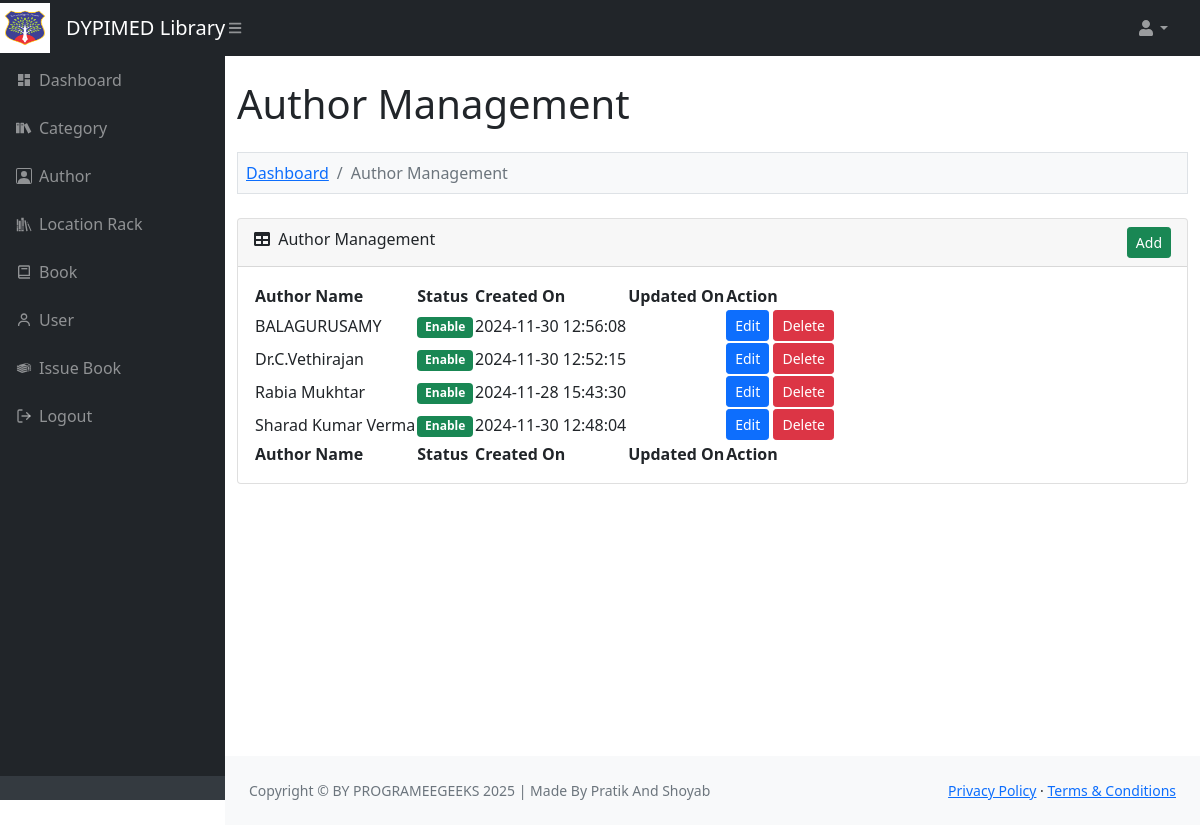
Screenshot of /admin/author.php (signed in) with the database file from the repository.
### tables this page shows
CREATE TABLE `lms_author` (
  `author_id` int(11) NOT NULL,
  `author_name` varchar(200) NOT NULL,
  `author_status` enum('Enable','Disable') NOT NULL,
  `author_created_on` varchar(30) NOT NULL,
  `author_updated_on` varchar(30) NOT NULL
);

### function.php (called while the page is built, shortened)
<?php
function convert_data($string, $action = 'encrypt')
{
	$encrypt_method = "AES-256-CBC";
	$secret_key = 'AA74CDCC2BBRT935136HH7B63C27';
	$secret_iv = '5fgf5HJ5g27';
	$key = hash('sha256', $secret_key);
	$iv = substr(hash('sha256', $secret_iv), 0, 16);
	if ($action == 'encrypt')
	{
		$output = openssl_encrypt($string, $encrypt_method, $key, 0, $iv);
	    $output = base64_encode($output);
	}
	else if ($action == 'decrypt')
	{
		$output = openssl_decrypt(base64_decode($string), $encrypt_method, $key, 0, $iv);
	}
	return $output;
}
?>

### admin/author.php (the view, shortened to what this page needs)
<?php
include '../database_connection.php';
include '../function.php';
$error = '';
$query = "
	SELECT * FROM lms_author
    ORDER BY author_name ASC
";
$statement = $connect->prepare($query);
$statement->execute();
include '../header.php';
?>
<div class="container-fluid py-4" style="min-height: 700px;">
	<h1>Author Management</h1>
	<?php
	if(isset($_GET["action"]))
	{
		if($_GET["action"] == "add")
		{
	?>
	<ol class="breadcrumb mt-4 mb-4 bg-light p-2 border">
		<li class="breadcrumb-item"><a href="index.php">Dashboard</a></li>
        <li class="breadcrumb-item"><a href="author.php">Author Management</a></li>
        <li class="breadcrumb-item active">Add Author</li>
    </ol>
    <div class="row">
    	<div class="col-md-6">
    		<?php
    		if($error != '')
    		{
    			echo '<div class="alert alert-danger alert-dismissible fade show" role="alert"><ul class="list-unstyled">'.$error.'</ul> <button type="button" class="btn-close" data-bs-dismiss="alert" aria-label="Close"></button></div>';
    		}
    		?>
    		<div class="card mb-4">
    			<div class="card-header">
    				<i class="fas fa-user-plus"></i> Add New Author
                </div>
                <div class="card-body">
                	<form method="post">
                		<div class="mb-3">
                			<label class="form-label">Author Name</label>
                			<input type="text" name="author_name" id="author_name" class="form-control" />
                		</div>
                		<div class="mt-4 mb-0">
                			<input type="submit" name="add_author" class="btn btn-success" value="Add" />
                		</div>
                	</form>
                </div>
            </div>
    	</div>
    </div>
	<?php
		}
		else if($_GET["action"] == 'edit')
		{
			$author_id = convert_data($_GET["code"], 'decrypt');
			if($author_id > 0)
			{
				$query = "
				SELECT * FROM lms_author
                WHERE author_id = '$author_id'
				";
				$author_result = $connect->query($query);
				foreach($author_result as $author_row)
				{
	?>
	<ol class="breadcrumb mt-4 mb-4 bg-light p-2 border">
		<li class="breadcrumb-item"><a href="index.php">Dashboard</a></li>
        <li class="breadcrumb-item"><a href="author.php">Author Management</a></li>
        <li class="breadcrumb-item active">Edit Author</li>
    </ol>
    <div class="row">
    	<div class="col-md-6">
    		<div class="card mb-4">
    			<div class="card-header">
    				<i class="fas fa-user-edit"></i> Edit Author Details
    			</div>
    			<div class="card-body">
    				<form method="post">
    					<div class="mb-3">
    						<label class="form-label">Author Name</label>
    						<input type="text" name="author_name" id="author_name" class="form-control" value="<?php echo $author_row['author_name']; ?>" />
    					</div>
    					<div class="mt-4 mb-0">
    						<input type="hidden" name="author_id" value="<?php echo $_GET['code']; ?>" />
    						<input type="submit" name="edit_author" class="btn btn-primary" value="Edit" />
    					</div>
    				</form>
    			</div>
    		</div>
    	</div>
    </div>
	<?php
				}
			}
		}
	}
	else
	{
	?>
	<ol class="breadcrumb mt-4 mb-4 bg-light p-2 border">
		<li class="breadcrumb-item"><a href="index.php">Dashboard</a></li>
		<li class="breadcrumb-item active">Author Management</li>
	</ol>
	<div class="card mb-4">
		<div class="card-header">
			<div class="row">
				<div class="col col-md-6">
					<i class="fas fa-table me-1"></i> Author Management
				</div>
				<div class="col col-md-6" align="right">
					<a href="author.php?action=add" class="btn btn-success btn-sm">Add</a>
				</div>
			</div>
		</div>
		<div class="card-body">
			<table id="datatablesSimple">
				<thead>
					<tr>
						<th>Author Name</th>
						<th>Status</th>
						<th>Created On</th>
						<th>Updated On</th>
						<th>Action</th>
					</tr>
				</thead>
				<tfoot>
					<tr>
						<th>Author Name</th>
						<th>Status</th>
						<th>Created On</th>
						<th>Updated On</th>
						<th>Action</th>
					</tr>
				</tfoot>
				<tbody>
				<?php
				if($statement->rowCount() > 0)
				{
					foreach($statement->fetchAll() as $row)
					{
						$author_status = '';
						if($row['author_status'] == 'Enable')
						{
							$author_status = '<div class="badge bg-success">Enable</div>';
						}
						else
						{
							$author_status = '<div class="badge bg-danger">Disable</div>';
						}
						echo '
						<tr>
							<td>'.$row["author_name"].'</td>
							<td>'.$author_status.'</td>
							<td>'.$row["author_created_on"].'</td>
							<td>'.$row["author_updated_on"].'</td>
							<td>
								<a href="author.php?action=edit&code='.convert_data($row["author_id"]).'" class="btn btn-sm btn-primary">Edit</a>
								<button type="button" name="delete_button" class="btn btn-danger btn-sm" onclick="delete_data(`'.$row["author_id"].'`, `'.$row["author_status"].'`)">Delete</button>
							</td>
						</tr>
						';
					}
				}
				else
				{
					echo '
					<tr>
						<td colspan="4" class="text-center">No Data Found</td>
					</tr>
					';
				}
				?>
				</tbody>
			</table>
		</div>
	</div>
	<?php
	}
	?>
</div>
<?php
include '../footer.php';
?>

### rows the page displays
lms_author: author_name "BALAGURUSAMY", author_status "Enable", author_created_on "2024-11-30 12:56:08"
lms_author: author_name "Dr.C.Vethirajan", author_status "Enable", author_created_on "2024-11-30 12:52:15"
lms_author: author_name "Rabia Mukhtar", author_status "Enable", author_created_on "2024-11-28 15:43:30"
lms_author: author_name "Sharad Kumar Verma", author_status "Enable", author_created_on "2024-11-30 12:48:04"
